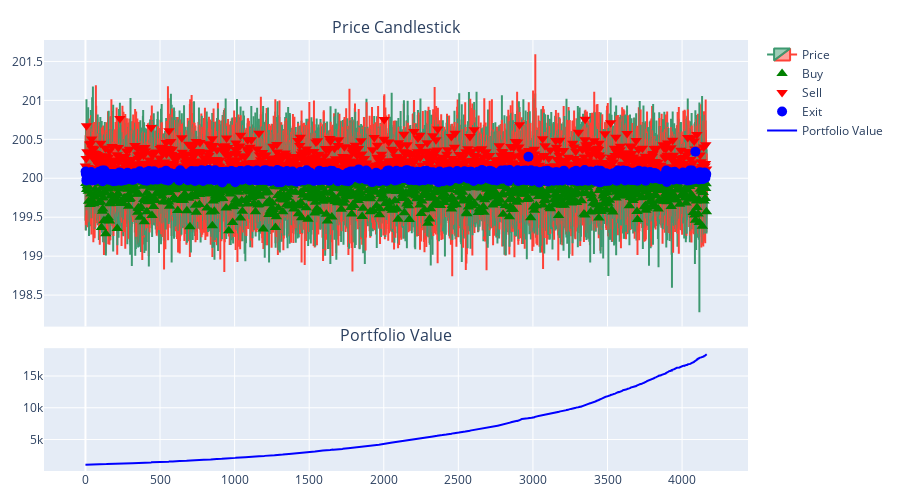

The cell this chart's notebook holds for it:
### Code cell
historical_info_df = history_dfs[-1]
buy_df_xgb, sell_df_xgb, exit_df_xgb = extract_signals(historical_info_df)
fig_xgb = build_fig(
    historical_info_df,
    buy_df_xgb,
    sell_df_xgb,
    exit_df_xgb
)
fig_xgb.show()

### Figure 1 — Plotly figure (JSON) as saved in the notebook; plotly's stock layout.template omitted (floating-point values rounded to 4 significant figures; data arrays with more than 128 entries replaced by an {"elided": "..."} marker saying what was removed)
{"data": [{"close": {"elided": "4166 float values"}, "high": {"elided": "4166 float values"}, "low": {"elided": "4166 float values"}, "name": "Price", "open": {"elided": "4166 float values"}, "type": "candlestick", "x": {"elided": "4166 int values"}, "xaxis": "x", "yaxis": "y"}, {"marker": {"color": "green", "size": 10, "symbol": "triangle-up"}, "mode": "markers", "name": "Buy", "type": "scatter", "x": {"elided": "942 int values"}, "xaxis": "x", "y": {"elided": "942 float values"}, "yaxis": "y"}, {"marker": {"color": "red", "size": 10, "symbol": "triangle-down"}, "mode": "markers", "name": "Sell", "type": "scatter", "x": {"elided": "850 int values"}, "xaxis": "x", "y": {"elided": "850 float values"}, "yaxis": "y"}, {"marker": {"color": "blue", "size": 10, "symbol": "circle"}, "mode": "markers", "name": "Exit", "type": "scatter", "x": {"elided": "764 int values"}, "xaxis": "x", "y": {"elided": "764 float values"}, "yaxis": "y"}, {"line": {"color": "blue"}, "mode": "lines", "name": "Portfolio Value", "type": "scatter", "x": {"elided": "4166 int values"}, "xaxis": "x2", "y": {"elided": "4166 float values"}, "yaxis": "y2"}], "layout": {"annotations": [{"font": {"size": 16}, "showarrow": false, "text": "Price Candlestick", "x": 0.5, "xanchor": "center", "xref": "paper", "y": 1.0, "yanchor": "bottom", "yref": "paper"}, {"font": {"size": 16}, "showarrow": false, "text": "Portfolio Value", "x": 0.5, "xanchor": "center", "xref": "paper", "y": 0.285, "yanchor": "bottom", "yref": "paper"}], "height": 500, "margin": {"b": 20, "l": 40, "r": 20, "t": 40}, "xaxis": {"anchor": "y", "domain": [0, 1], "matches": "x2", "rangeslider": {"visible": false}, "showticklabels": false}, "xaxis2": {"anchor": "y2", "domain": [0, 1], "rangeslider": {"visible": false}}, "yaxis": {"anchor": "x", "domain": [0.335, 1.0]}, "yaxis2": {"anchor": "x2", "domain": [0, 0.285]}}}
